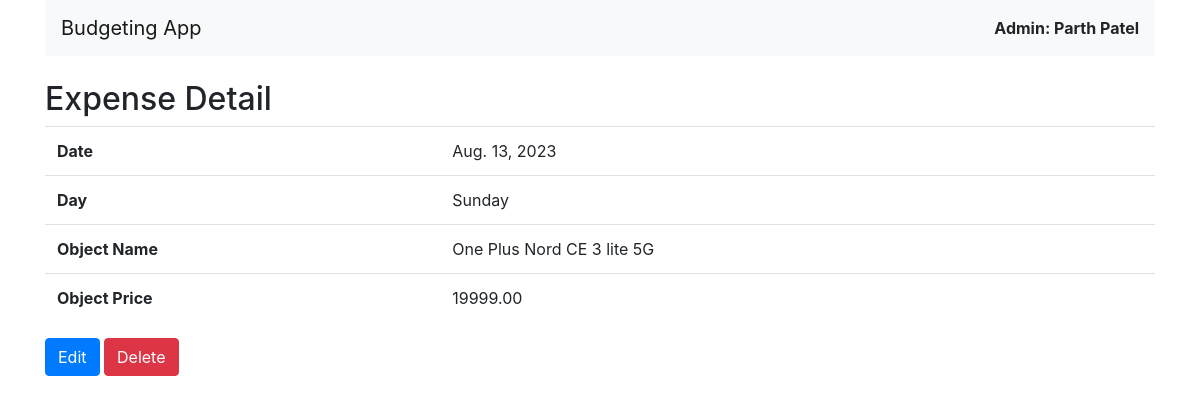
The page /expenses/7/ on the database its author committed.
### expenses/models.py (models this page shows, shortened)
class Expense(models.Model):
    date = models.DateField(auto_now_add=True)
    day = models.CharField(max_length=10)
    object_name = models.CharField(max_length=100)
    object_price = models.DecimalField(max_digits=10, decimal_places=2)

### expenses/views.py (the view)
# urls.py: path('<int:pk>/', views.expense_detail, name='expense_detail'),
def expense_detail(request, pk):
    expense = get_object_or_404(Expense, pk=pk)
    return render(request, 'expenses/expense_detail.html', {'expense': expense})

### expenses/templates/expenses/expense_detail.html
{% extends 'base.html' %}
{% block content %}
  <h2>Expense Detail</h2>
  <table class="table">
    <tr>
      <th>Date</th>
      <td>{{ expense.date }}</td>
    </tr>
    <tr>
      <th>Day</th>
      <td>{{ expense.day }}</td>
    </tr>
    <tr>
      <th>Object Name</th>
      <td>{{ expense.object_name }}</td>
    </tr>
    <tr>
      <th>Object Price</th>
      <td>{{ expense.object_price }}</td>
    </tr>
  </table>
  <a href="{% url 'expense_update' expense.pk %}" class="btn btn-primary">Edit</a>
  <a href="{% url 'expense_delete' expense.pk %}" class="btn btn-danger">Delete</a>
{% endblock %}

### rows shown on the page
Expense: date "Aug. 13, 2023", day "Sunday", object_name "One Plus Nord CE 3 lite 5G", object_price "19999.00"
